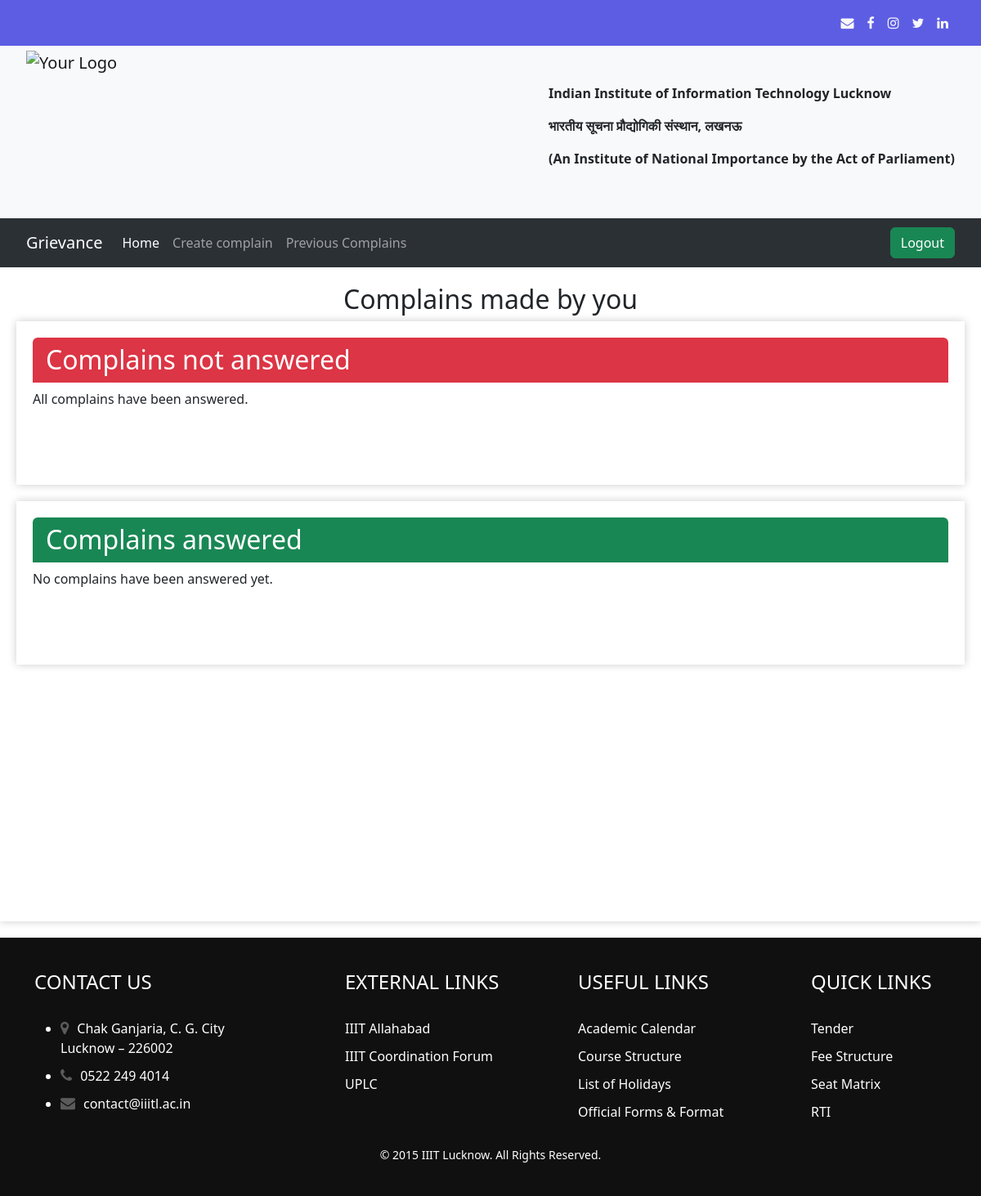
Page / (signed in) on the earlier database version.
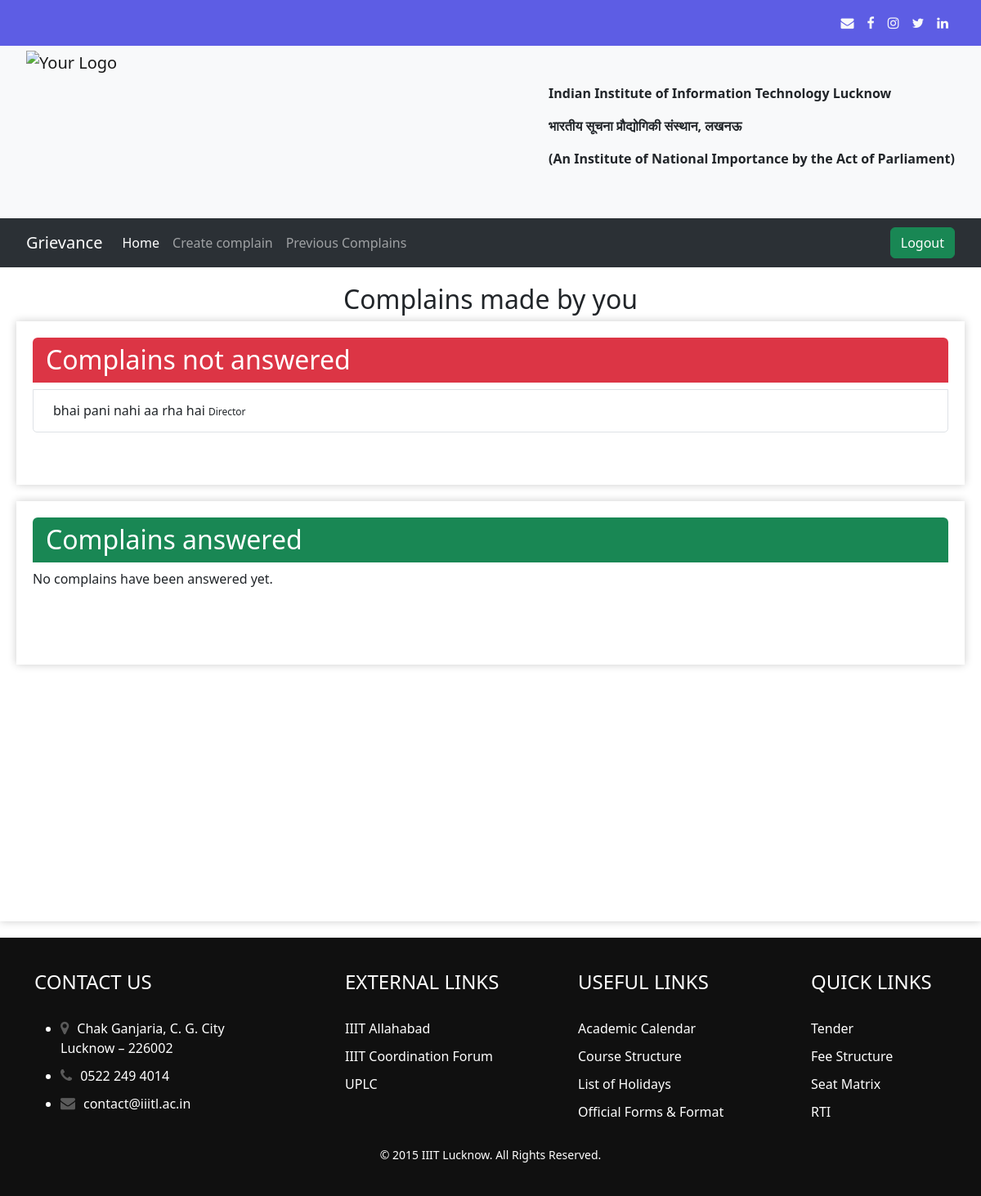
Same page on the later database version.
### complainapp/models.py (models this page shows, shortened)
class Complain(models.Model):
    id = models.AutoField
    heading = models.CharField(max_length=300)
    description = models.TextField()
    registered_by = models.ForeignKey(Profile, on_delete=models.CASCADE)
    registered_to = models.ForeignKey('Designation', on_delete=models.CASCADE)
    registered_date = models.DateField(default=now, db_index=True)
    response_date = models.DateField(default=datetime.utcnow() + timedelta(days=1))
    completed = models.BooleanField(default=False)
    likes = models.ManyToManyField(User,related_name="postlike", blank=True)

class Designation(models.Model):
    id = models.AutoField
    name = models.CharField(max_length=100)
    description = models.CharField(max_length=500)
    parent = models.ForeignKey('self', blank=True, default=" ", null=True, on_delete=models.CASCADE)
    designation_holder = models.ForeignKey(Profile, on_delete=models.CASCADE, related_name='designation_holder')
    def __str__(self):
        return self.name

### complainapp/views.py (the view)
# urls.py: path('', views.index, name='index'),
def index(request):
    check_escalation()
    if (request.user.is_authenticated):
        profile = Profile.objects.get(user=request.user)
        answered_complains = Complain.objects.filter(registered_by=profile, completed=True)
        unanswered_complains = Complain.objects.filter(registered_by=profile, completed=False)
        return render(request, 'complainapp/index.html', {'answered_complains': answered_complains, 'unanswered_complains': unanswered_complains})
    else:
        signupform = SignupForm()
        loginform = LoginForm()
        return render(request, "complainapp/authentication.html", {'signupform': signupform, 'loginform': loginform})

### complainapp/context_processors.py (called while the page is built)
def has_designation(request):
    user = request.user
    if user.is_superuser:
        return {'has_designation': True}
    has_designation = False
    if user.is_authenticated:
        has_designation = Profile.objects.get(user=user).designation_holder.exists()
    return {'has_designation': has_designation}

### complainapp/templatetags/urlactive.py (called while the page is built)
@register.simple_tag(takes_context=True)
def navactive(context, url):
    if context['request'].path == reverse(url):
        return 'active'
    return ''

### complainapp/views.py (called while the page is built)
def check_escalation():
    current_date = timezone.datetime.now()
    complaints = Complain.objects.filter(
        completed=False,
        response_date__lte=current_date,
        registered_to__parent__isnull=False
    )
    for complaint in complaints:
        parent_designation = complaint.registered_to.parent
        complaint.registered_to = parent_designation
        complaint.description = f"{complaint.description}\n--escalated due to timeout by the {parent_designation.name} at {timezone.now().date()}"
        complaint.response_date = timezone.now().date() + timezone.timedelta(days=2)
        complaint.save()

### templates/complainapp/index.html (shortened to what this page needs)
{% extends 'complainapp/basic.html' %}
{% load static %}
{% block style %}
<link rel="stylesheet" href="{% static '/css/complainapp/index.css' %}">
{% endblock style %}
{% block body %}
{% if user.is_authenticated %}
<div class="content-enclosure">
    <h2 class='text-center'> Complains made by you </h2>
    <div class="complains2" style="min-height:200px">
        <h2 class="bg-danger text-white rounded-top rounded-top px-3 py-2">Complains not answered</h2>
        <div class="list-group complain-list" style="border-radius:0px 0px 5px 5px">
            {% for complain in unanswered_complains %}
            <div class="list-group-item list-group-item-action complain-class" aria-current="true">
                <h6 class="complain-subject m-2">{{ complain.heading }}
                    <small style="font-size: 12px">{{complain.registered_to}}</small>
                </h6>
            </div>
            {% empty %}
            <p>All complains have been answered.</p>
            {% endfor %}
        </div>
    </div>
    <div class="complains1" style="min-height:200px">
        <h2 class="bg-success text-white rounded-top px-3 py-2">Complains answered</h2>
        <div class="list-group complain-list" style="border-radius:0px 0px 5px 5px">
            {% for complain in answered_complains %}
            <div class="list-group-item list-group-item-action complain-class" aria-current="true">
                <div class="complain-subject m-2">{{ complain.heading }}
                    <small style="font-size: 12px">{{complain.registered_to}}</small>
                </div>
                <div class="complain-desc m-2">
                    <p>{{ complain.description|safe }}</p>
                </div>
            </div>
            {% empty %}
            <p>No complains have been answered yet.</p>
            {% endfor %}
        </div>
    </div>
</div>
{% endif %}
{% endblock body %}

Differences in the rows shown:
added Complain: heading "bhai pani nahi aa rha hai", registered_to "Director"
Other differences:
text no longer shown: "All complains have been answered."
